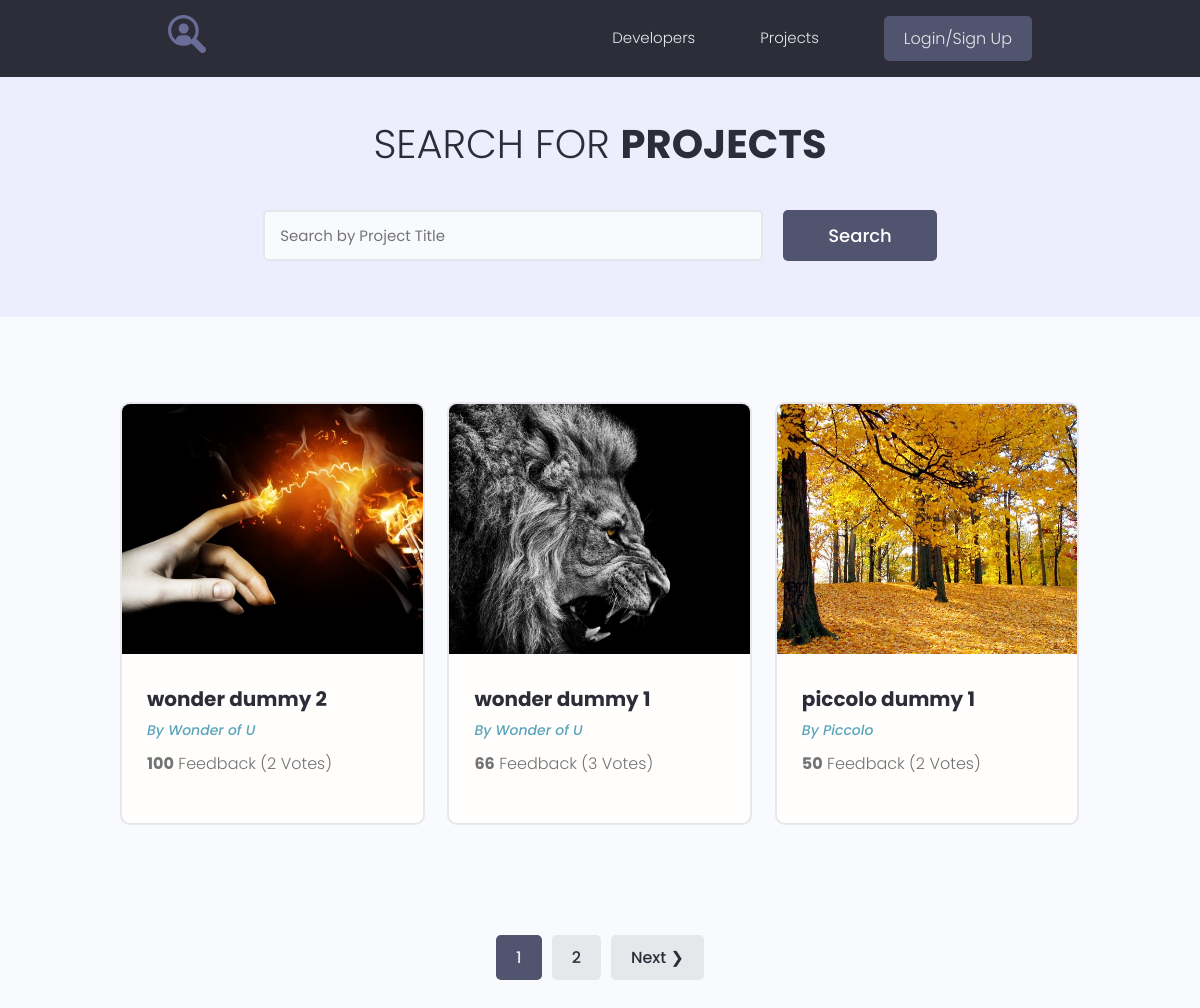
The page /projects/ on the database as committed earlier.
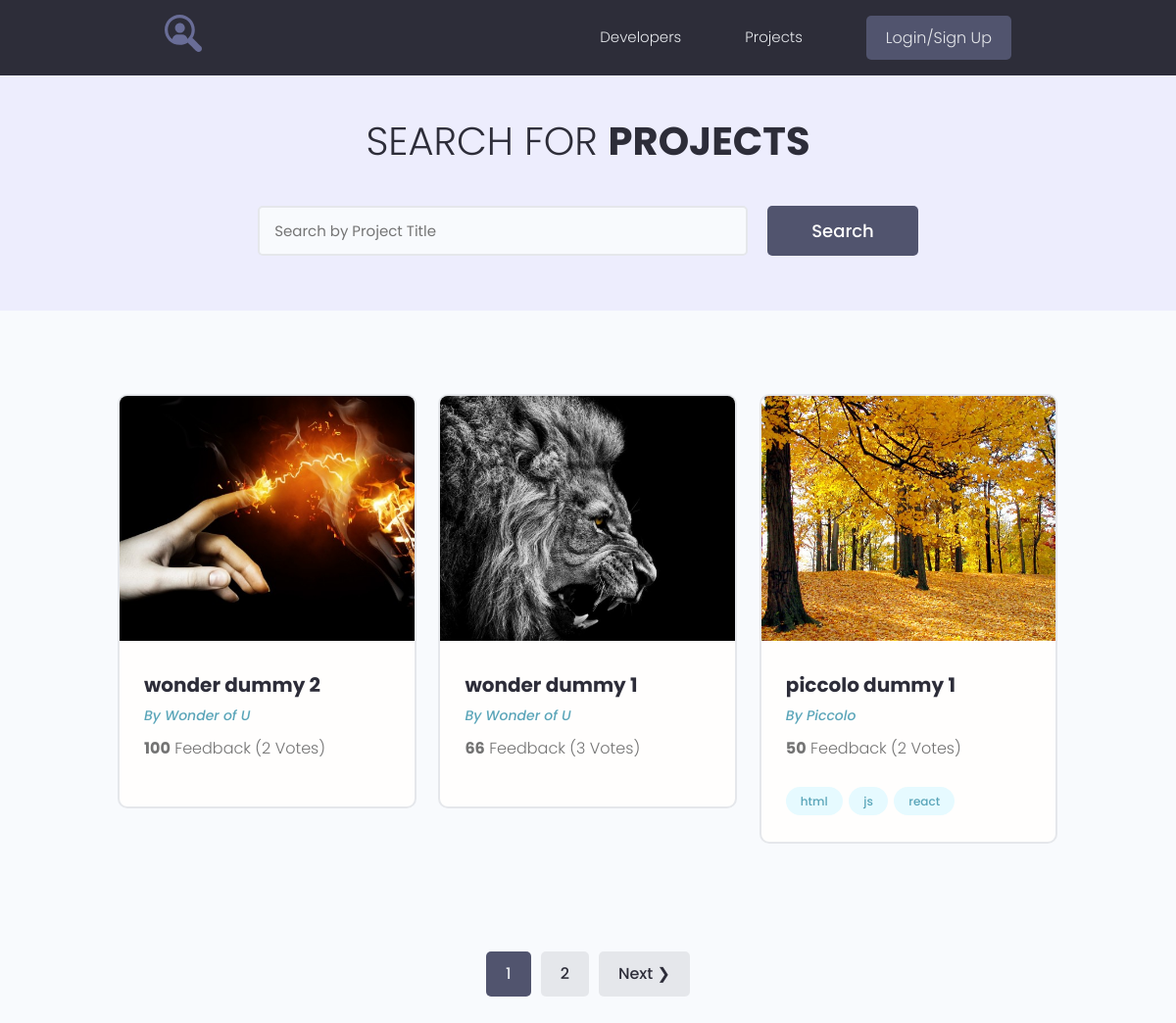
The same page on the database as committed later.
### projects/models.py (models this page shows, shortened)
class Project(models.Model):
    owner = models.ForeignKey(Profile, null=True, blank=True, on_delete=models.CASCADE)
    title = models.CharField(max_length=200)
    description = models.TextField(null=True, blank=True)
    featured_image = models.ImageField(
        null=True, blank=True, upload_to='projects/', default='projects/default.jpg')
    demo_link = models.CharField(max_length=1000, null=True, blank=True)
    src_link = models.CharField(max_length=1000, null=True, blank=True)
    vote_total = models.IntegerField(default=0, null=True, blank=True)
    vote_ratio = models.IntegerField(default=0, null=True, blank=True)
    tags = models.ManyToManyField('Tag', blank=True)   # a string 'Tag' to avoid in-order-code error
    created = models.DateTimeField(auto_now_add=True)
    id = models.UUIDField(default=uuid.uuid4, unique=True,
                          primary_key=True, editable=False)
    @property
    def imageURL(self):
        try:
            img_url = self.featured_image.url
        except:
            img_url = ''
        return img_url
    class Meta:
        ordering = ['-vote_ratio', '-vote_total', 'title']

class Tag(models.Model):
    name = models.CharField(max_length=200)
    created = models.DateTimeField(auto_now_add=True)
    id = models.UUIDField(default=uuid.uuid4, unique=True,
                          primary_key=True, editable=False)
    def __str__(self):
        return self.name

### users/models.py (models this page shows, shortened)
class Profile(models.Model):
    user = models.OneToOneField(
        User, on_delete=models.CASCADE, null=True, blank=True)
    name = models.CharField(max_length=200, blank=True, null=True)
    email = models.EmailField(max_length=500, blank=True, null=True)
    username = models.CharField(max_length=200, blank=True, null=True)
    location = models.CharField(max_length=200, blank=True, null=True)
    short_intro = models.CharField(max_length=200, blank=True, null=True)
    bio = models.TextField(blank=True, null=True)
    profile_image = models.ImageField(
        null=True, blank=True, upload_to='profiles/', default='profiles/default-avatar.jpg')
    social_github = models.CharField(max_length=200, blank=True, null=True)
    social_stackoverflow = models.CharField(max_length=200, blank=True, null=True)
    social_twitter = models.CharField(max_length=200, blank=True, null=True)
    social_linkedin = models.CharField(max_length=200, blank=True, null=True)
    social_youtube = models.CharField(max_length=200, blank=True, null=True)
    social_website = models.CharField(max_length=200, blank=True, null=True)
    created = models.DateTimeField(auto_now_add=True)
    id = models.UUIDField(default=uuid.uuid4, unique=True,
                          primary_key=True, editable=False)
    class Meta:
        ordering = ['created']

### projects/views.py (the view)
# urls.py: path('projects/', views.getProjects),
def projects(request):
    projects, search_query = searchProjects(request)
    custom_range, projects = paginateProjects(request, projects, 3)
    context = {'projects': projects,
               'search_query': search_query,
               'custom_range': custom_range}
    return render(request, 'projects/projects.html', context)

### projects/utils.py (called while the page is built)
def paginateProjects(request, project_objects, results):
    page = request.GET.get('page')
    paginator = Paginator(project_objects, results)
    try:
        projects = paginator.page(page)
    except PageNotAnInteger:
        page = 1
        projects = paginator.page(page)
    except EmptyPage:
        page = paginator.num_pages
        projects = paginator.page(page)
    leftIndex = (int(page) - 1)
    if leftIndex < 1:
        leftIndex = 1
    rightIndex = (int(page) + 2)
    if rightIndex > paginator.num_pages:
        rightIndex = paginator.num_pages + 1
    custom_range = range(leftIndex, rightIndex)
    return custom_range, projects

def searchProjects(request):
    search_query = ''
    if request.GET.get('search_query'):
        search_query = request.GET.get('search_query')
    tags = Tag.objects.filter(name__icontains=search_query)
    proj = Project.objects.distinct().filter(
        Q(title__icontains=search_query) |
        Q(description__icontains=search_query) |
        Q(owner__name__icontains=search_query) |
        Q(tags__in=tags)
    )
    return proj, search_query

### projects/templates/projects/projects.html (shortened to what this page needs)
<!DOCTYPE html>
{% extends 'main.html' %}
{% load static %}}
{% block content %}
  <main class="projects">
    <section class="hero-section text-center">
      <div class="container container--narrow">
        <div class="hero-section__box">
          <h2>Search for <span>Projects</span></h2>
        </div>
        <div class="hero-section__search">
          <form id="searchForm" class="form" action="{% url 'projects' %}" method="get">
            <div class="form__field">
              <input class="input input--text" id="formInput#search" type="text" name="search_query"
                value="{{search_query}}" placeholder="Search by Project Title" />
            </div>
            <input class="btn btn--sub btn--lg" type="submit" value="Search" />
          </form>
        </div>
      </div>
    </section>
    <section class="projectsList">
      <div class="container">
        <div class="grid grid--three">
          {% for project in projects %}
            <div class="column">
            <div class="card project">
              <a href="{% url 'project' project.id %}" class="project">
                <img class="project__thumbnail" src="{{project.imageURL}}" alt="project thumbnail" />
                <div class="card__body">
                  <h3 class="project__title">{{project.title}}</h3>
                  <p><a class="project__author" href="{% url 'user-profile' project.id %}">By {{project.owner.name}}</a></p>
                  <p class="project--rating">
                    <span style="font-weight: bold;">{{project.vote_ratio}}</span>
                    Feedback ({{project.vote_total}} Vote{{ project.vote_total | pluralize:"s" }})
                  </p>
                  <div class="project__tags">
                    {% for tag in project.tags.all %}
                    <span class="tag tag--pill tag--main">
                      <small>{{tag}}</small>
                    </span>
                    {% endfor %}
                  </div>
                </div>
              </a>
            </div>
          </div>
          {% endfor %}
        </div>
      </div>
    </section>
    {% include 'pagination.html' with queryset=projects custom_range=custom_range %}
  </main>
{% endblock content %}

Rows that differ between the two databases and show on the page:
added Tag: name "html", shown under Project "piccolo dummy 1"
added Tag: name "js", shown under Project "piccolo dummy 1"
added Tag: name "react", shown under Project "piccolo dummy 1"
